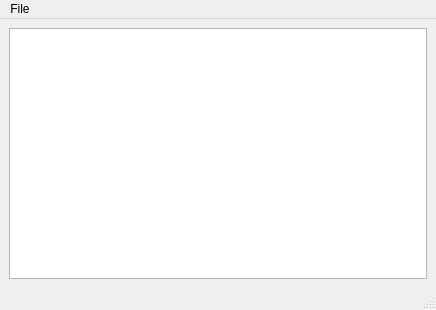
<?xml version="1.0" encoding="UTF-8"?>
<ui version="4.0">
 <class>MainWindow</class>
 <widget class="QMainWindow" name="MainWindow">
  <property name="geometry">
   <rect>
    <x>0</x>
    <y>0</y>
    <width>436</width>
    <height>310</height>
   </rect>
  </property>
  <property name="windowTitle">
   <string>MainWindow</string>
  </property>
  <widget class="QWidget" name="centralwidget">
   <layout class="QGridLayout" name="gridLayout">
    <item row="0" column="0">
     <widget class="QTextEdit" name="textEdit"/>
    </item>
   </layout>
  </widget>
  <widget class="QMenuBar" name="menubar">
   <property name="geometry">
    <rect>
     <x>0</x>
     <y>0</y>
     <width>436</width>
     <height>21</height>
    </rect>
   </property>
   <widget class="QMenu" name="menuFile">
    <property name="title">
     <string>File</string>
    </property>
    <addaction name="actionOpen"/>
    <addaction name="actionSave"/>
   </widget>
   <addaction name="menuFile"/>
  </widget>
  <widget class="QStatusBar" name="statusbar"/>
  <action name="actionOpen">
   <property name="text">
    <string>Open</string>
   </property>
   <property name="shortcut">
    <string>Ctrl+O</string>
   </property>
  </action>
  <action name="actionSave">
   <property name="text">
    <string>Save</string>
   </property>
   <property name="shortcut">
    <string>Ctrl+S</string>
   </property>
  </action>
 </widget>
 <resources/>
 <connections/>
</ui>
